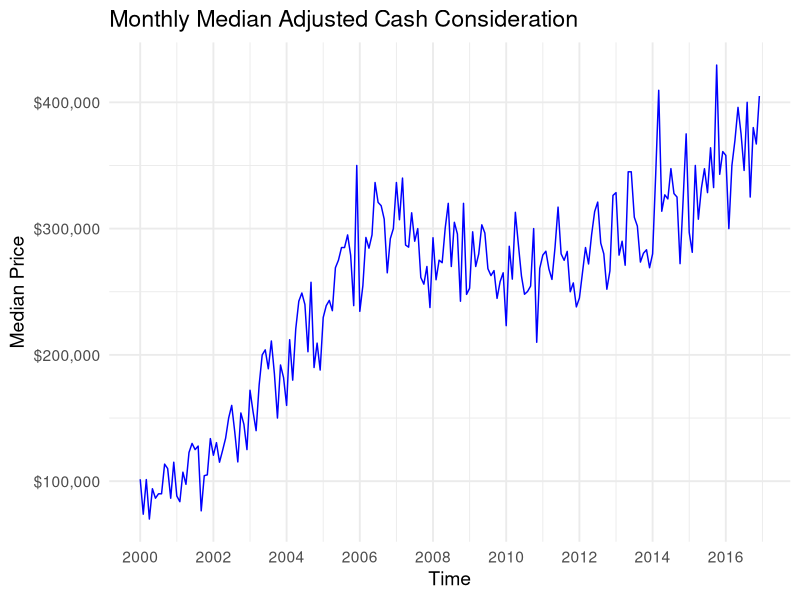
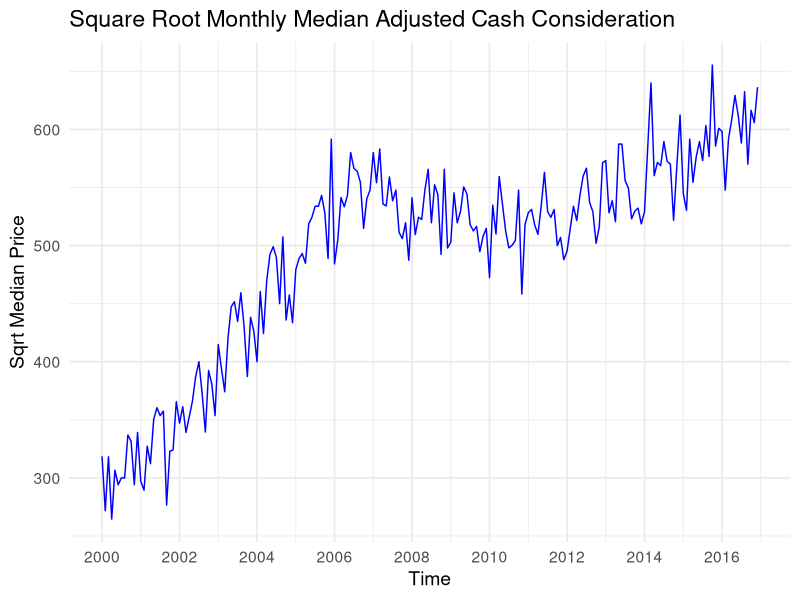
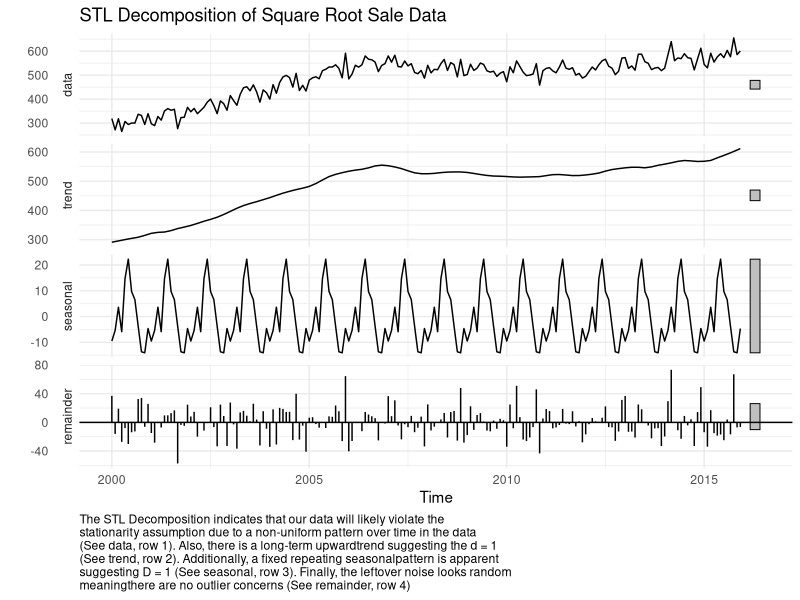
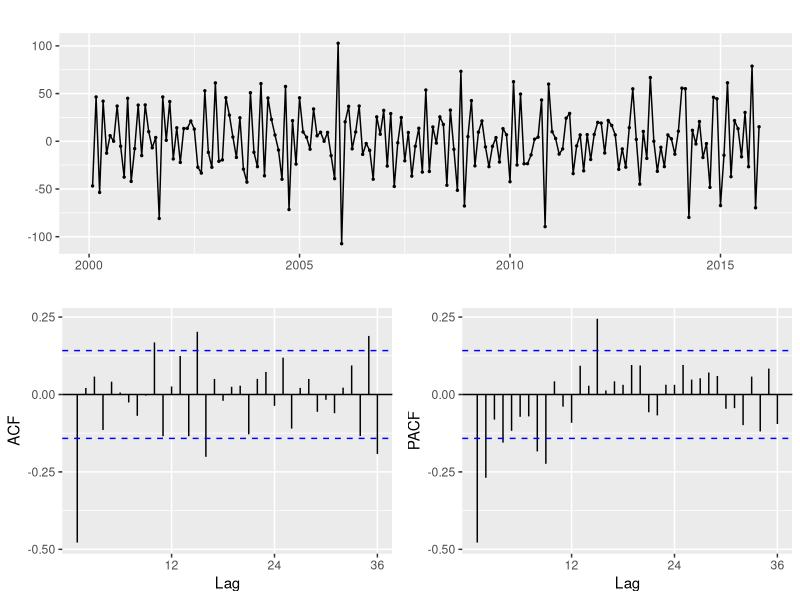
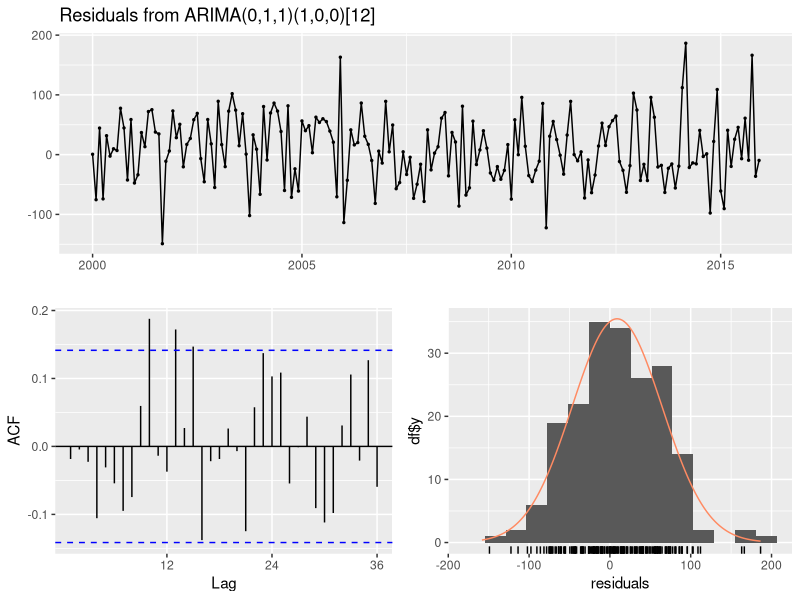
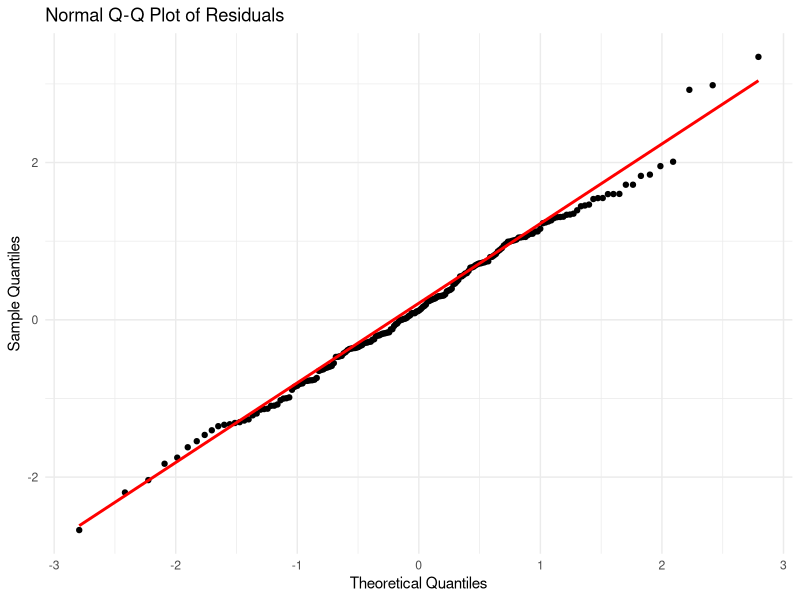
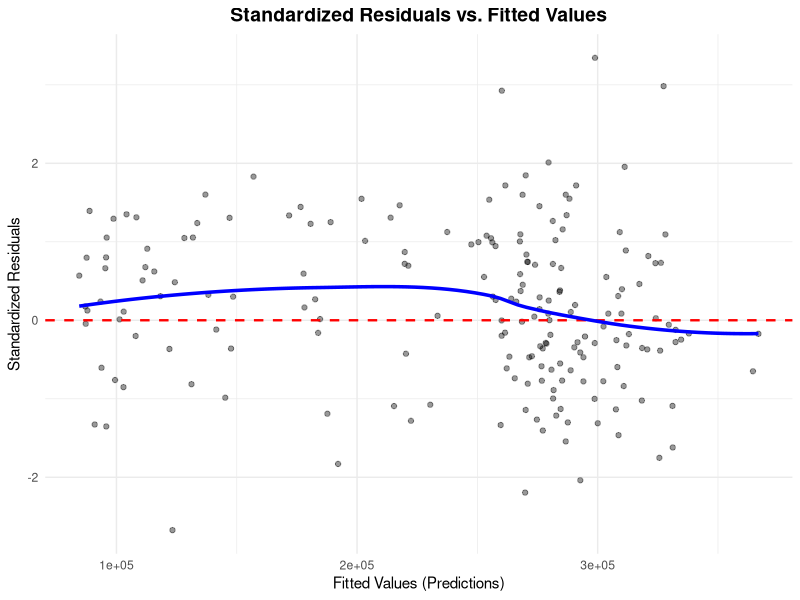
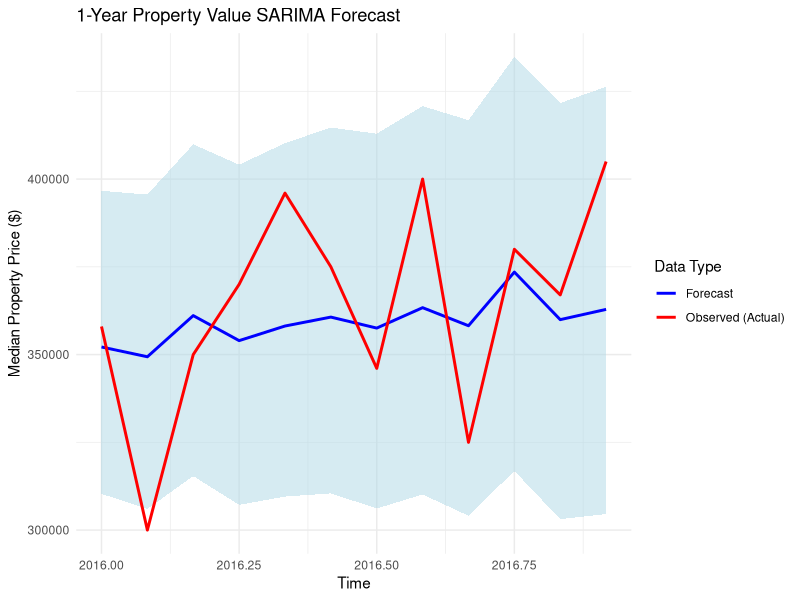

Source code (R) for these figures, in order:
## ---- chunk 1
# Documenting current R version
message("Current R Version: ", R.Version()$version.string)

# Installing and loading necessary packages
# Uncomment the following if you do not already have these packages downloaded
#install.packages("dplyr")
#install.packages("forecast")
#install.packages("ggplot2")
#install.packages("tseries")
#install.packages("here")
#install.packages("scales")
#install.packages("patchwork")

library(dplyr)
library(forecast) # helps build SARIMA models
library(ggplot2) # for plotting
library(tseries) # for stationarity tests
library(here) # for loading data
library(scales) 
library(patchwork) # for arranging graphics to save

# Documenting package versions
message("\nLoaded package versions:\ndplyr = ", packageVersion("dplyr"), "\nforecasts = ", packageVersion("forecast"), "\nggplot2 = ", packageVersion("ggplot2"), "\ntseries = ", packageVersion("tseries"), "\nhere = ", packageVersion("here"), "\nscales = ", packageVersion("scales"), "\npatchwork = ", packageVersion("patchwork"))

# Loading the data
data <- read.csv(here("project2/DATA/", "rtt_19147_monthly.csv"))
## ---- chunk 2
# Converting date variable into time series format
# This requires that during data cleaning the price variable is already ordered by month-year combination or else the time-series values will be misattributed to incorrect time points

head(data, 12) # already in order, minimal observations for 1999 so switching to 2000-2016

data_clean <- data[-c(1:12), ]
head(data_clean, 12)

ts_data <- ts(data_clean$median_price, start = c(2000, 1), frequency = 12) # from stats - defining the first observation in the time-series values to be January (1) of 2000 and a seasonal frequency of 12, indicating monthly data
# S = frequency (will confirm later with ACF, will be shown as biggest spike)
## ---- chunk 3
autoplot(ts_data, color = "blue") + # from ggplot2
  labs(
    title = "Monthly Median Adjusted Cash Consideration",
    x = "Time",
    y = "Median Price"
  ) +
  scale_y_continuous(labels = label_dollar()) +
  scale_x_continuous(breaks = seq(2000, 2016, by = 2)) +
  theme_minimal(base_size = 14) + # sets base font size
  theme(legend.position = "none")

ggsave(here("project2/OUTPUT/", "monthly_median_price_time_series.png"), width = 8, height = 5)

# Very high spike with first date at $500,000, there is only one recorded sale will try to log transform

# If the seasonal spikes have constant peaks and valleys over time, then you do not need a log-transformation, otherwise you need to use log to increase variance stability by compressing larger values more heavily than small ones. Doing this will stabilize the variance, creating constant variance in errors (homoscedasticity) which is needed for reliable metrics. THus, using log we can turn multiplicative noise into additive (constant-sized).

# Test:
BoxCox.lambda(ts_data)
# If close to 0 (-.2-.2) you need to log transform, closer to one means variance is more stable
# Gets .416 which you round to .5 meaning a square root transformation

# Will do this when running the model later using lambda argument
# lambda = 0

ts_sqrt <- sqrt(ts_data)
autoplot(ts_sqrt, color = "blue") + # from ggplot2
  labs(
    title = "Square Root Monthly Median Adjusted Cash Consideration",
    x = "Time",
    y = "Sqrt Median Price"
  ) +
  scale_x_continuous(breaks = seq(2000,2016, by = 2)) +
  theme_minimal(base_size = 14) + # sets base font size
  theme(legend.position = "none")
ggsave(here("project2/OUTPUT/", "monthly_median_price_sqrt_time_series.png"), width = 8, height = 5)


outliers <- tsoutliers(ts_sqrt)
print("Outliers present:")
print(outliers)
# no outliers
## ---- chunk 4
# Create Train/Test Split
# For determining parameters you want to use transformed data, but do not want to use in the models
train <- window(ts_sqrt, end = c(2015, 12)) # takes everything up until December of 2015
test <- window(ts_sqrt, start = c(2016, 1)) # takes everything starting at January of 2016

# This will be used for the models
train_raw <- window(ts_data, end = c(2015, 12)) # takes everything up until December of 2015
test_raw <- window(ts_data, start = c(2016, 1)) # takes everything starting at January of 2016
## ---- chunk 5
# STL Decomposition (Seasonal, Trend, Residual components)
decomposition <- stl(train, s.window = "periodic")

autoplot(decomposition) +
  labs(title = "STL Decomposition of Square Root Sale Data",
       caption = stringr::str_wrap("The STL Decomposition indicates that our data will likely violate the stationarity assumption due to a non-uniform pattern over time in the data (See data, row 1). Also, there is a long-term upwardtrend suggesting the d = 1 (See trend, row 2). Additionally, a fixed repeating seasonalpattern is apparent suggesting D = 1 (See seasonal, row 3). Finally, the leftover noise looks random meaningthere are no outlier concerns (See remainder, row 4)")) +
  theme_minimal() +
  theme(plot.caption = element_text(hjust=0, vjust=1))
ggsave(here("project2/OUTPUT/", "stl_decomposition.png"), width = 8, height = 8)

# Interpretation Notes:
# Data (Top panel) = unadjusted time series data (overall sense of data)
# Trend (Second panel) = long-term upward or downward direction of data (visual indication of d) - upward means long-term growth, flattening or reverse means behavior baseline change (indicates d = 1)
# Seasonal (Third panel) = repeating patterns that occur within a fixed, known period (visual indication of D) - should be uniform for stable seasonal pattern (indicates D = 1)
# Remainder (Bottom panel) = leftover noise/variation after removing trend and seasonal effects, outliers will be apparent here - should look random - looks random
## ---- chunk 6
# Perform Augmented Dickey-Fuller (ADF) test
adf.test(train) # from tseries

# Null hypothesis: Time-series is non-stationary
# Thus you want to reject the null (p < .05)

# Failed to reject null meaning it is not stationary
## ---- chunk 7
# This determines value of d (if trend) and S (if seasonality)
# Number of ordinary differences need
d <- ndiffs(train)
cat("\nSuggested number of ordinary differences (d) =", d)

# Number of seasonal differences needed
D <- nsdiffs(train)
cat("\nSuggested number of seasonal differences (D) =", D) # giving 0, but it could be 1 as seen in STL pattern so when optimizing let this be 0-1

# NOTES:
# How you apply differencing (if d = 1 and D = 1) - differences argument default is 1
# Inner diff: Ordinary difference - lag = 1 (always), differences = d
# Outer diff: Seasonal difference - lag = S, differences = D

# Will apply ordinary differencing first, and if ADF test indicates staionarity we will not do seasonal differencing (which nsdiffs indicates should not be necessary), otherwise complete seasonal differencing as well and re-test

# Doign the simplest differencing first to see if it fixes stationarity (AKA ordinary differencing, d = 1)
diff_data <- diff(train, lag = d)

# Checking post-differencing
cat("\nNumber of ordinary differences (d) post-ordinary-differencing =", ndiffs(diff_data))
cat("\nNumber of seasonal differences (D) post-ordinary-differencing =", nsdiffs(diff_data))

# Checking if stationarity fixed (want < .05)
adf.test(diff_data)
# No stationarity concerns so no need for seasonal differencing (D=0)
## ---- chunk 8
ggtsdisplay(diff_data)

# Saving the components
p_ts <- autoplot(diff_data) + ggtitle("Time Series Plot")
p_acf <- ggAcf(diff_data) + ggtitle("ACF Plot")
p_pacf<- ggPacf(diff_data) + ggtitle("PACF Plot")

# Arrange using patchwork layout syntax ( / means top/bottom, | means side-by-side)
full_plot <- p_ts / (p_acf | p_pacf)

# Save the entire stitched object
ggsave(
  filename = here("project2/OUTPUT/", "acf_and_pacf.png"), 
  plot = full_plot, 
  width = 8, 
  height = 5
)

# Top is time plot of data
# ACF Tells us: 
# q (last lag where value out of significance band) - 1
# P (1 or more if positive lag at S else 0) - 1 (small lag though so could flip either way)
# Q (1 or more if negative lag at S, else 0) - 0
# PACF Tells us:
# p (last lag where value out of significance band) - 0 (when comparing to ACF since it tails off, but could be 2)

# Suggested parameters based on visuals are SARIMA(0,1,1)(1,1,0)[12]
## ---- chunk 9
# Auto determines the best parameters based on the data
auto_model <- auto.arima(train_raw, seasonal = TRUE, lambda = .5) # from forecast
summary(auto_model)

# Suggested parameters: SARIMA(0,1,1)(0,0,2)[12] with drift
# My parameters from the visualizations was going to be (0,1,1)(1,1,0)[12]
# Since they do not align I am going to do an optimization grid and choose the best parameters from that
## ---- chunk 10
# Defining possible parameters to test
p_vals <- 0:2
d_vals <- 1
q_vals <- 0:2
P_vals <- 0:2
D_vals <- 0:1
Q_vals <- 0:1
period <- 12

# Creating parameter combinations
param_grid <- expand.grid(
  p = p_vals, d = d_vals, q = q_vals,
  P = P_vals, D = D_vals, Q = Q_vals
)

# Initializing results storage
results_list <- vector("list", nrow(param_grid)) 

for (i in seq_len(nrow(param_grid))) {
  p_val <- param_grid$p[i]
  d_val <- param_grid$d[i]
  q_val <- param_grid$q[i]
  P_val <- param_grid$P[i]
  D_val <- param_grid$D[i]
  Q_val <- param_grid$Q[i]
  
  # Doing try catch in case model fails to converge 
  fit <- tryCatch({
    Arima(train_raw,
          order = c(p_val, d_val, q_val), 
          seasonal = list(order = c(P_val, D_val, Q_val), period = period),
          lambda = .5)
  }, error = function(e) NULL)
  
  if (!is.null(fit)) {
    fc <- forecast(fit, h = 12)
    acc <- forecast::accuracy(fc, test_raw)
    results_list[[i]] <- data.frame(
      p = p_val, d = d_val, q = q_val,
      P = P_val, D = D_val, Q = Q_val,
      AIC = fit$aic,
      BIC = fit$bic,
      RMSE_train = acc["Training set", "RMSE"],
      RMSE_test = acc["Test set", "RMSE"],
      MAPE_train = acc["Training set", "MAPE"],
      MAPE_test = acc["Test set", "MAPE"]
    )
  }
}

# Combining results
results_table <- do.call(rbind, results_list)

results_table <- results_table[order(results_table$MAPE_test), ]

head(results_table, 25)

# Best model based on IC metrics, RMSE, and MAPE (and simplicity)
results_table[2, ]
# DISCLAIMER: The model output on row 2 will not always necessarily be the 'best' model, but on our run we determined it was. Various criteria weight into this decision. First, is the value of train/test error. We prioritized low testing error since our model is about predictive accuracy, but if there is a large discrepancy in the train/test error we will refrain from selecting that model due to concerns of over-fitting the training data. Second, is the information criteria (IC), for these lower is better. Finally, is the simplicity where having more parameters at 0 would be a simpler model than more parameters at 1 or 2. 
## ---- chunk 11
# The other models for comparison
# Automatic = SARIMA(0,1,1)(0,0,2)[12] with drift
# Visualization-based = SARIMA(0,1,1)(1,1,0)[12]
# Optimization grid = SARIMA(0,1,1)(1,0,0)[12] - takes P = 1 from the visual version and D = 0 from the automatic version

#SARIMA(p,d,q)(P,D,Q)[S]
manual_model <- forecast::Arima(train_raw,
                      order = c(0,1,1),
                      seasonal = list(order = c(1,0,0), period = 12),
                      lambda = .5
                      )

summary(manual_model)
## ---- chunk 12
std_resids <- residuals(manual_model) / sd(residuals(manual_model), na.rm = TRUE)
fitted_vals <- fitted(manual_model)


# Residuals Independence and Basic Normality (Homoscedasticity check again)
# Generates the Residual Time Plot (homoscedasticity and structure), ACF (independence), Histogram of residuals (normality), and prints Ljung-Box p-value (independence)
checkresiduals(manual_model, lag = 12)

png(here("project2/OUTPUT/", "residuals_plots.png"), width = 800, height = 500)
checkresiduals(manual_model, lag = 12) # lag is for Ljung-Box test df calculation (statistical power), this will mean we are checking for missed patterns by looking two years back 
dev.off()

# Notes
# Time plot - random horizontal smude or rectangular shape centered aroudn 0 line (consiste height of spikes)
# ACF of Residuals (want no spikes, no leftover autocorrelation)
# Ljung-Box: If p > .05 - fail to reject the null (the residuals are not autocorrelated), confirming the residuals are not autocorrelated and behave like white noise
# Histogram - bars match curve smoothly; normal curve


# Advanced normality check (QQ Plot)
# Combine values in data frame
df <- data.frame(resids = as.numeric(na.omit(std_resids)))

# Build ggplot visualization
ggplot(df, aes(sample = resids)) +
  stat_qq() +
  stat_qq_line(color = "red", size = 1) +
  labs(title = "Normal Q-Q Plot of Residuals", 
       x = "Theoretical Quantiles", 
       y = "Sample Quantiles") +
  theme_minimal()

ggsave(here("project2/OUTPUT/", "qq_plot.png"), width = 8, height = 5)

#Notes 
# Want to hug the line, not an S shape (heavy tails) or curves away (skewed residuals)


# Check homoscedasticity (constant variance) and linearity
# Standardized Residuals vs. Fitted values (check for patterns)

# Combine your values into a clean data frame
plot_df <- data.frame(
  Fitted = as.numeric(fitted_vals),
  Residuals = as.numeric(std_resids)
)

# Build the ggplot visualization
ggplot(plot_df, aes(x = Fitted, y = Residuals)) +
  # Adding translucent data points to visualize point density (alpha handles transparency)
  geom_point(alpha = 0.4, color = "black", shape = 19) + 
  # Adds your horizontal dashed reference line at 0
  geom_hline(yintercept = 0, color = "red", linetype = "dashed", size = 0.8) +
  # Adds a smoothed trend line 
  geom_smooth(method = "loess", color = "blue", size = 1.2, se = FALSE) +
  labs(
    title = "Standardized Residuals vs. Fitted Values",
    x = "Fitted Values (Predictions)",
    y = "Standardized Residuals"
  ) +
  theme_minimal() +
  theme(
    plot.title = element_text(face = "bold", size = 14, hjust = 0.5),
    axis.title = element_text(size = 11)
  )

ggsave(here("project2/OUTPUT/", "residuals_vs_fitted.png"), width = 8, height = 5)

# Notes
# Homoscedasticity = want rectangle (not fan) 
# Linearity = lowess line flat (not U shape)
## ---- chunk 13
# Manual SARIMA prediction
forecast_values_manual <- forecast(manual_model, h = 12) # forecasting next 12 periods (horizon) - in this case months, also un-transforms data if you did transform earlier so it will be interpretable


# Preparing data to plot
plot_df <- data.frame(
  Time = as.numeric(time(forecast_values_manual$mean)),
  Forecast = as.numeric(forecast_values_manual$mean),
  Observed = as.numeric(test_raw),
  Lower_CI = as.numeric(forecast_values_manual$lower[,1]),
  Upper_CI = as.numeric(forecast_values_manual$upper[,1])
)

ggplot(plot_df, aes(x = Time)) +
  # Draw the gray confidence interval ribbon
  geom_ribbon(aes(ymin = Lower_CI, ymax = Upper_CI), fill = "lightblue", alpha = 0.5) +
  
  # Crucial Fix: "color =" must be INSIDE aes() to force a legend generation
  geom_line(aes(y = Forecast, color = "Forecast"), size = 1) +
  geom_line(aes(y = Observed, color = "Observed (Actual)"), size = 1) +
  
  # Configure labels
  labs(title = "1-Year Property Value SARIMA Forecast",
       x = "Time", 
       y = "Median Property Price ($)",
       color = "Data Type") +
       
  # Explicitly map the string names to your colors
  scale_color_manual(values = c("Forecast" = "blue", "Observed (Actual)" = "red")) +
  
  theme_minimal() +
  theme(legend.position = "right") # Forces the legend box to sit clearly on the right

ggsave(here("project2/OUTPUT/", "sarima_vs_observed.png"), width = 8, height = 5)

## ---- chunk 14
# Auto SARIMA prediction
forecast_values_auto <- forecast(auto_model, h = 12) # forecasting next 12 periods (horizon) - in this case months, also un-transforms data if you did transform earlier so it will be interpretable

# sets each forecast to be equal to the actual observed value from the last corresponding season (i.e., will forecast median value for December 2016 to be that of December 2015)

snaive_model <- snaive(train_raw, h = 12) # forecasting 12 months
## ---- chunk 15
# Metric calculations (lower is better)
# Automatic = SARIMA(0,1,1)(0,0,2)[12] with drift
# Visualization-based = SARIMA(0,1,1)(1,1,0)[12]
# Optimization grid = SARIMA(0,1,1)(1,0,0)[12] - takes P = 1 from the visual version and D = 0 from the automatic version

# SARIMA
cat("Manual SARIMA Model - SARIMA(0,1,1)(1,0,0)[12]")
forecast::accuracy(forecast_values_manual, test_raw) 

# SARIMA auto 
cat("\n\nAutomatic SARIMA Model - SARIMA(0,1,1)(0,0,2)[12] with drift")
forecast::accuracy(forecast_values_auto, test_raw) 

# Seasonal Naive
cat("\n\nSeasonal Naive Model")
forecast::accuracy(snaive_model, test_raw)

## ---- chunk 16
autoplot(train) +
  autolayer(snaive_model, series = "Seasonal Naive Forecast", PI = FALSE) +
  autolayer(forecast_values_manual, series = "SARIMA Manual Forecast", PI = FALSE) +
  autolayer(forecast_values_auto, series = "SARIMA Auto Forecast", PI = FALSE) +
  autolayer(test_raw, series = "Observed (Actual)") +
  xlim(2016, 2016.999) + # showing only 2016
  labs(
    title = "Seasonal Naive vs. SARIMA Forecasts",
    x = "Time (2016)",
    y = "Median Sale Price ($)" 
  ) + scale_color_manual(values = c(
    "Seasonal Naive Forecast" = "orange",
    "SARIMA Manual Forecast" = "blue",
    "SARIMA Auto Forecast" = "green",
    "Observed (Actual)" = "red"
  )) +
  scale_y_continuous(labels = label_dollar()) +
  theme_minimal()

ggsave(here("project2/OUTPUT/", "model_comparisons.png"), width = 8, height = 5)


# Notes: 
# PI = FALSE - this turns of prediction intervals (PI; confidence bands) to prevent it from being messy
